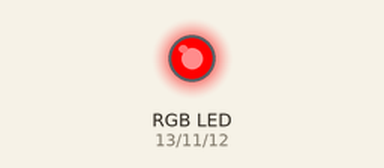
This sketch was run on a simulated Arduino Uno, built with avr-gcc and run on an emulated ATmega328P. Shown: an RGB LED mixed from three pins (HIGH = lit).

Above: at 0.1 s.
At 0.8 s:
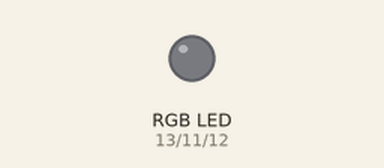
At 4.7 s:
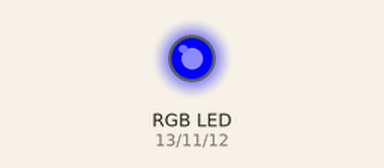
At 14.6 s:
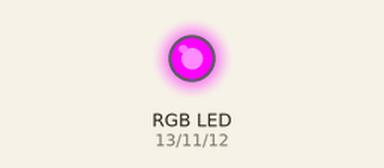
At 27.7 s:
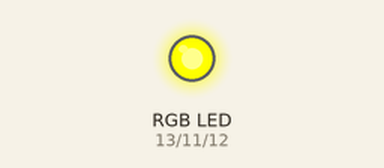
At 37.7 s:
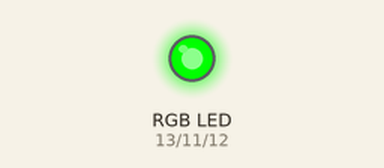
Timing chart, 0 to 40.0 s (numbered marks = the images above):
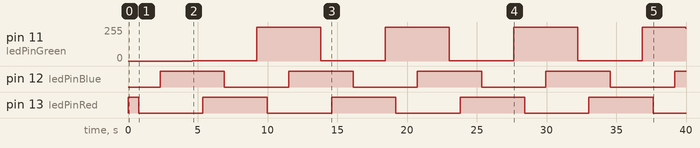

The sketch:

RGB_LED_Program.ino
```cpp
#define ledPinRed 13
#define ledPinGreen 11
#define ledPinBlue 12
#define fade 6
void setup() {

  pinMode(ledPinRed, OUTPUT);
  pinMode(ledPinGreen, OUTPUT);
  pinMode(ledPinBlue, OUTPUT);
}
void loop() {

for (int red = 255; red > 0; red--) {
    analogWrite(ledPinRed, red);
      delay(fade);
  }  //yellow to green

for (int blue = 0; blue < 256; blue++) {
    analogWrite(ledPinBlue, blue);
      delay(fade);
  }  //green to aqua

for (int green = 255; green > 0; green--) {
    analogWrite(ledPinGreen, green);
      delay(fade);
  } //aqua to blue

  for (int red = 0; red < 256; red++) {
  analogWrite(ledPinRed, red);
      delay(fade);
  }//blue to purple

  for (int blue = 255; blue > 0; blue--) {
   analogWrite(ledPinBlue, blue);
      delay(fade);
  } // purple to red

for (int green = 0; green < 256; green++) {
    analogWrite(ledPinGreen, green);
      delay(fade);
  }  //red to yellow
 }
```

Measured:
- by itself, pin 12 (ledPinBlue): alternates HIGH for 4.6 s and LOW for 4.6 s
- by itself, pin 13 (ledPinRed): repeats every 9.2 s: LOW 4.6 s, HIGH 4.6 s
- by itself, pin 11 (ledPinGreen): 0/255 → 1/255 at 4.6 s, → 255/255 4.6 s later, → 1/255 4.6 s later, → 255/255 4.6 s later, … (9 changes in this stretch)
